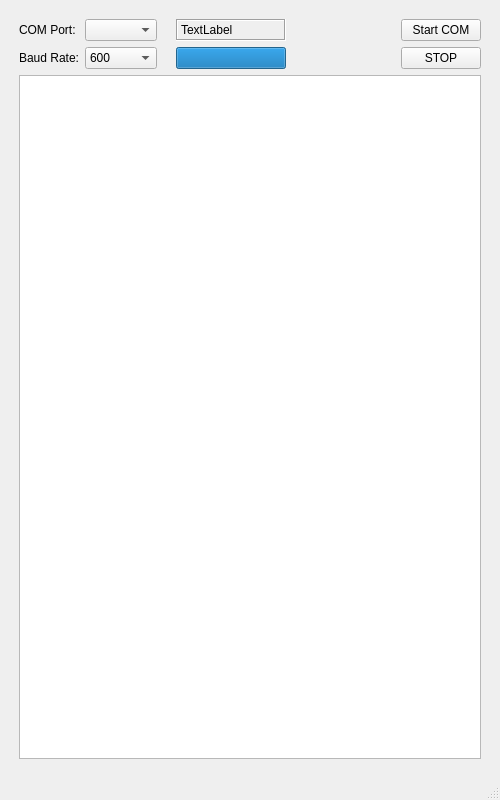
<?xml version="1.0" encoding="UTF-8"?>
<ui version="4.0">
 <class>GridEyeTerminal</class>
 <widget class="QMainWindow" name="GridEyeTerminal">
  <property name="geometry">
   <rect>
    <x>0</x>
    <y>0</y>
    <width>500</width>
    <height>800</height>
   </rect>
  </property>
  <property name="windowTitle">
   <string>Grid-Eye Terminal</string>
  </property>
  <widget class="QWidget" name="centralwidget">
   <property name="enabled">
    <bool>true</bool>
   </property>
   <layout class="QGridLayout" name="gridLayout">
    <item row="0" column="0">
     <layout class="QVBoxLayout" name="verticalLayout_3">
      <property name="sizeConstraint">
       <enum>QLayout::SetDefaultConstraint</enum>
      </property>
      <property name="leftMargin">
       <number>10</number>
      </property>
      <property name="topMargin">
       <number>10</number>
      </property>
      <property name="rightMargin">
       <number>10</number>
      </property>
      <property name="bottomMargin">
       <number>10</number>
      </property>
      <item>
       <layout class="QHBoxLayout" name="horizontalLayout">
        <item>
         <layout class="QFormLayout" name="formLayout">
          <item row="0" column="0">
           <widget class="QLabel" name="ComPort">
            <property name="text">
             <string>COM Port:</string>
            </property>
           </widget>
          </item>
          <item row="0" column="1">
           <widget class="QComboBox" name="COMPortBox"/>
          </item>
          <item row="1" column="0">
           <widget class="QLabel" name="BaudRate">
            <property name="text">
             <string>Baud Rate:</string>
            </property>
           </widget>
          </item>
          <item row="1" column="1">
           <widget class="QComboBox" name="BaudBox">
            <property name="layoutDirection">
             <enum>Qt::LeftToRight</enum>
            </property>
            <property name="currentText">
             <string>600</string>
            </property>
            <item>
             <property name="text">
              <string>600</string>
             </property>
            </item>
            <item>
             <property name="text">
              <string>1200</string>
             </property>
            </item>
            <item>
             <property name="text">
              <string>2400</string>
             </property>
            </item>
            <item>
             <property name="text">
              <string>4800</string>
             </property>
            </item>
            <item>
             <property name="text">
              <string>9600</string>
             </property>
            </item>
            <item>
             <property name="text">
              <string>14400</string>
             </property>
            </item>
            <item>
             <property name="text">
              <string>19200</string>
             </property>
            </item>
            <item>
             <property name="text">
              <string>28800</string>
             </property>
            </item>
            <item>
             <property name="text">
              <string>31250</string>
             </property>
            </item>
            <item>
             <property name="text">
              <string>57600</string>
             </property>
            </item>
            <item>
             <property name="text">
              <string>115200</string>
             </property>
            </item>
           </widget>
          </item>
         </layout>
        </item>
        <item>
         <spacer name="horizontalSpacer">
          <property name="orientation">
           <enum>Qt::Horizontal</enum>
          </property>
          <property name="sizeType">
           <enum>QSizePolicy::Fixed</enum>
          </property>
          <property name="sizeHint" stdset="0">
           <size>
            <width>13</width>
            <height>20</height>
           </size>
          </property>
         </spacer>
        </item>
        <item>
         <layout class="QVBoxLayout" name="verticalLayout">
          <item>
           <widget class="QLabel" name="StatusText">
            <property name="font">
             <font>
              <weight>50</weight>
              <bold>false</bold>
             </font>
            </property>
            <property name="frameShape">
             <enum>QFrame::Box</enum>
            </property>
            <property name="frameShadow">
             <enum>QFrame::Sunken</enum>
            </property>
            <property name="text">
             <string>TextLabel</string>
            </property>
           </widget>
          </item>
          <item>
           <widget class="QProgressBar" name="ProgressBar">
            <property name="value">
             <number>100</number>
            </property>
            <property name="textVisible">
             <bool>false</bool>
            </property>
            <property name="orientation">
             <enum>Qt::Horizontal</enum>
            </property>
            <property name="format">
             <string>%p%</string>
            </property>
           </widget>
          </item>
         </layout>
        </item>
        <item>
         <spacer name="horizontalSpacer_2">
          <property name="orientation">
           <enum>Qt::Horizontal</enum>
          </property>
          <property name="sizeHint" stdset="0">
           <size>
            <width>40</width>
            <height>20</height>
           </size>
          </property>
         </spacer>
        </item>
        <item>
         <layout class="QVBoxLayout" name="verticalLayout_2">
          <item>
           <widget class="QPushButton" name="StartComButton">
            <property name="text">
             <string>Start COM</string>
            </property>
           </widget>
          </item>
          <item>
           <widget class="QPushButton" name="StopComButton">
            <property name="text">
             <string>STOP</string>
            </property>
           </widget>
          </item>
         </layout>
        </item>
       </layout>
      </item>
      <item>
       <widget class="QTextEdit" name="textEdit">
        <property name="readOnly">
         <bool>true</bool>
        </property>
       </widget>
      </item>
     </layout>
    </item>
   </layout>
  </widget>
  <widget class="QStatusBar" name="statusbar"/>
  <action name="actionSettings">
   <property name="text">
    <string>Settings</string>
   </property>
  </action>
  <action name="actionStart_Com">
   <property name="text">
    <string>Start Com</string>
   </property>
  </action>
  <action name="actionStop_Com">
   <property name="text">
    <string>Stop Com</string>
   </property>
  </action>
 </widget>
 <resources/>
 <connections/>
</ui>
